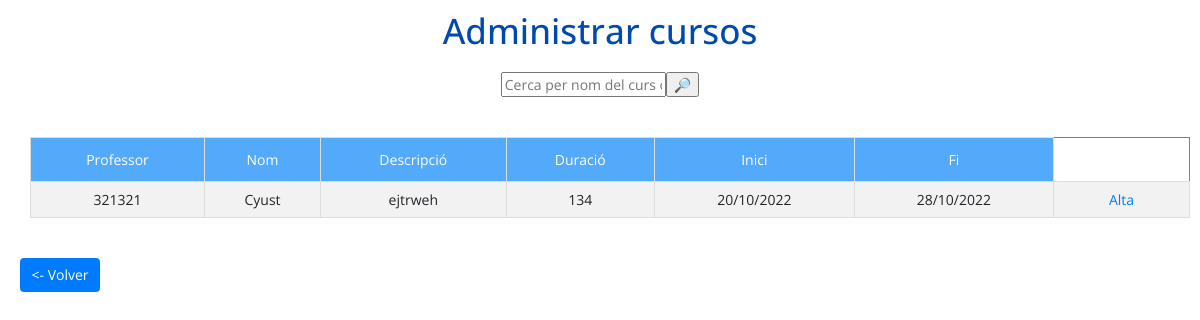
Page /student/studentCourses.php (signed in) on the committed database.
### tables this page shows
CREATE TABLE `teacher` (
  `teacher_id` int(11) NOT NULL,
  `dni` varchar(21) NOT NULL,
  `name` varchar(50) NOT NULL,
  `surname` varchar(50) NOT NULL,
  `title` varchar(50) NOT NULL,
  `description` varchar(50) NOT NULL,
  `password` varchar(255) NOT NULL,
  `created_at` datetime DEFAULT current_timestamp(),
  `image` varchar(100) DEFAULT NULL
);

CREATE TABLE `courses` (
  `id_course` int(11) NOT NULL,
  `teacher_id` int(11) NOT NULL,
  `name` varchar(50) NOT NULL,
  `description` varchar(255) NOT NULL,
  `duration` int(15) DEFAULT NULL,
  `start` int(50) NOT NULL,
  `end` int(50) NOT NULL
);

### student/studentCourses.php (the view, shortened to what this page needs)
<!DOCTYPE html>
<html lang="en">
<head>
  <link rel="stylesheet" href="../styles/admin.css">
  <link rel="stylesheet" href="https://stackpath.bootstrapcdn.com/bootstrap/4.5.2/css/bootstrap.min.css">
</head>
<body>
  <h1>Administrar cursos</h1>
  <?php
  $con = mysqli_connect("localhost", "root", "");
  mysqli_select_db($con, "courses");
  echo "<div style='display: flex; justify-content: center; margin-bottom: 20px; align-items:center;'>";
  echo "<form action='adminCourses.php' method='GET'>";
  echo "<input type='text' name='search' placeholder='Cerca per nom del curs o DNI'>";
  echo "<input type='submit' value='🔎'>";
  echo "</form>";
  echo "</div>";
  $query = "SELECT * FROM courses";
  $courses = mysqli_query($con, $query);
  ?>
  <div style="width: 100%; display: flex; justify-content: center; margin-bottom: 20px; align-items:center;">
    <?php
    echo "<table border='1'>
<tr>
<th>Professor</th>
<th>Nom</th>
<th>Descripció</th>
<th>Duració</th>
<th>Inici</th>
<th>Fi</th>
</tr>";
    $query = 'SELECT * FROM teacher';
    $result = mysqli_query($con, $query);
    while ($course_row = mysqli_fetch_array($courses)) {
      $enrollmentQuery = "SELECT * FROM enrollment WHERE id_course = " . $course_row['id_course'] . " AND id_student = " . $_SESSION['id'];
      $resultQuery = mysqli_query($con, $enrollmentQuery);
      if ($course_row['start'] > time() && mysqli_num_rows($resultQuery) == 0) {
      echo "<tr>";
      while ($teacher_row = mysqli_fetch_array($result)) {
        if ($course_row['teacher_id'] == $teacher_row['teacher_id']) {
          echo "<td>" . $teacher_row['name'] . "</td>";
        }
      }
      echo "<td>" . $course_row['name'] . "</td>";
      echo "<td>" . $course_row['description'] . "</td>";
      echo "<td>" . $course_row['duration'] . "</td>";
      echo "<td>" . date('d/m/Y', $course_row['start']) . "</td>";
      echo "<td>" . date('d/m/Y', $course_row['end']) . "</td>";
      echo "<form method='post' action=" . htmlspecialchars($_SERVER["PHP_SELF"]) . " >";
      echo "<td><a href='studentCourses.php?join_id_course=" . $course_row['id_course'] . "'>Alta</a>";
      echo "</td>";
      echo "</tr>";
    }
      mysqli_data_seek($result, 0);
    }
    echo "</table>";
    ?>
  </div>
  <a href="studentPanel.php" class="btn btn-primary"><- Volver</a>
</body>
</html>

### styles/admin.css (style rules this page uses)
* { text-align: center; font: 14px 'Open Sans', sans-serif; margin: 10px; }
h1 { color: #004aad; }
table { border-collapse: collapse; width: 100%; }
td, th { border: 1px solid #ddd; padding: 8px; }
tr:nth-child(even) { background-color: #f2f2f2; }
th { padding-top: 12px; padding-bottom: 12px; text-align: left; background-color: #53a9fa; color: white; }

### rows in the picture
courses: name "Cyust", description "ejtrweh", duration "134", start "20/10/2022", end "28/10/2022"
teacher: name "321321"
